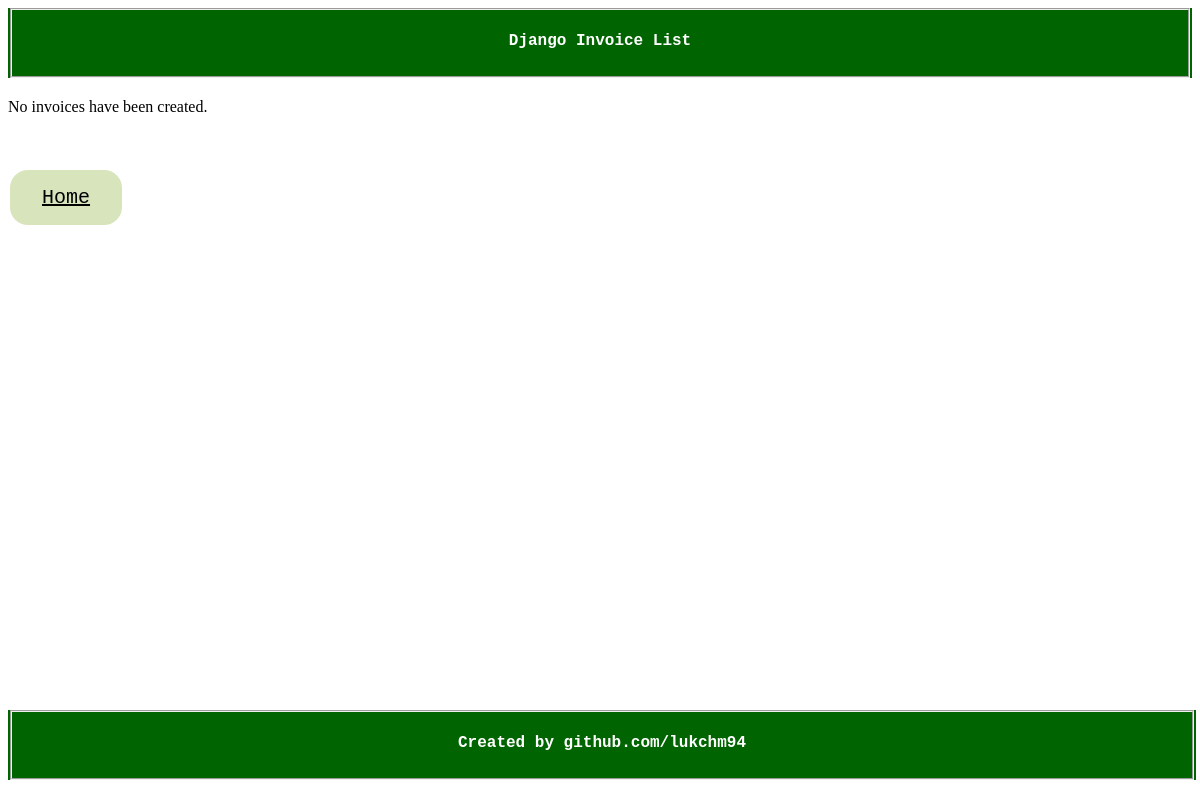
The app's page /polls/invoices/, older data.
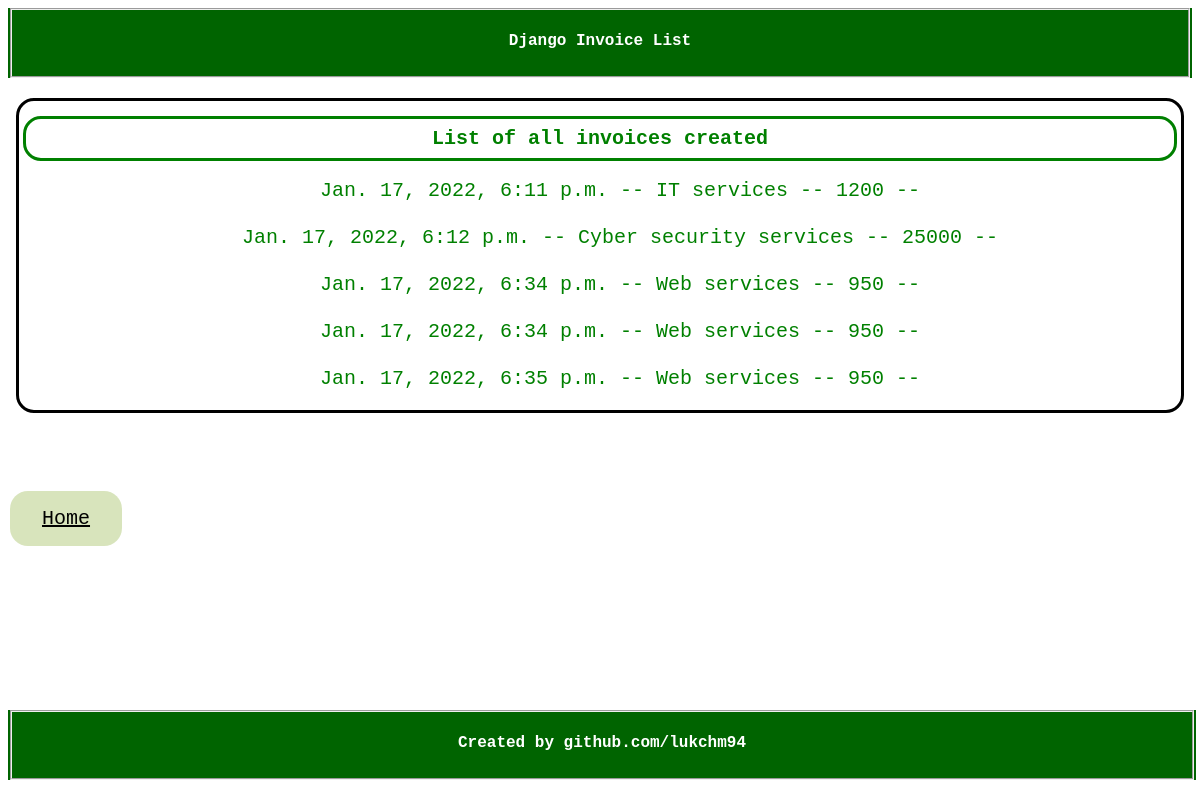
The same page, newer data.
### polls/models.py (models this page shows, shortened)
class Invoice(models.Model):
    inv_date = models.DateTimeField('invoice date')
    inv_amount = models.IntegerField(default=0)
    receipient = models.CharField(max_length=200)
    inv_desc = models.CharField(max_length=200)
    pmt_date = models.DateTimeField('pmt date')
    street_adr = models.CharField(max_length=200)
    adr_2 = models.CharField(max_length=200)
    city = models.CharField(max_length=200)
    zip_code = models.CharField(max_length=5)
    state = models.CharField(max_length=200)
    country = models.CharField(max_length=200)

### polls/views.py (the view)
# urls.py: path('invoices/', views.InvoicesView.as_view(), name='show_inv'),
class InvoicesView(generic.ListView):
    template_name = 'polls/show_inv.html'
    context_object_name = 'invoices'
    def get_queryset(self):
        return Invoice.objects.filter(inv_date__lte=timezone.now())

### polls/templates/polls/show_inv.html (shortened to what this page needs)
<!DOCTYPE html>
<html lang="en">
<head>
    {% load static %}
    <link rel="stylesheet" type="text/css" href="{% static 'polls/style_new.css' %}">
</head>
<body>
    <div id="header">
        <fieldset id="top">
            <p>Django Invoice List</p>
        </fieldset>
	</div>
    {% if invoices %}
    <div id="invoices">
        <h1 id="all_invoices">List of all invoices created</h1>
    <ol>
    {% for inv in invoices %}
        <li id="inv_li">{{ inv.inv_date }} -- {{ inv.inv_desc }} -- {{ inv.inv_amount }} -- {{ inv.pm_date }}</li>
    {% endfor %}
    </ol>
{% else %}
    <p>No invoices have been created.</p>
{% endif %}
    </div><br>
    <br><br><a id="home" href="{% url 'polls:index' %}">Home</a><br><br>
    <div id="footer">
        <fieldset id="foot">
            <p>Created by github.com/lukchm94</p>
        </fieldset>
	</div>
</body>
</html>

### polls/static/polls/style_new.css (style rules this page uses)
#header { margin-bottom: 20px; background-color: #006400; color: white; text-align: center; font-family: Courier; font-weight: bold; text-decoration: none; font-color: white; width: 100%; }
#footer { margin-bottom: 20px; background-color: #006400; color: white; text-align: center; font-family: Courier; font-weight: bold; text-decoration: none; font-color: white; float: bottom; position: absolute; bottom: 0; width: 99%; }
#inv_header, #invoices { font-size: 20px; padding: 2px 4px; margin: 4px 8px; margin-bottom: 40px; font-family: Courier; border-radius: 18px; border: solid; background-color: #006400 color: white; }
#all_invoices { font-family: Courier; border-radius: 18px; border: solid; background-color: #006400 color: white; }
ol { margin: 8px; list-style-position: outside; }
li a, #inv_li { display: block; color: green; font-size: 20px; background-color: white; padding: 10px 20px; text-align: center; font-family: Courier; border-radius: 18px; margin-bottom: 4px; }
body { background: white url("images/background.gif") no-repeat; }
#home { width: 99%; margin: 4px 2px; color: black; font-size: 20px; font-family: Courier; background-color: #d8e4bc; padding: 16px 32px; }
a { margin: 4px 2px; color: green; font-size: 16px; font-family: Courier; background-color: white; padding: 16px 32px; border-radius: 18px; }
h1 { display: block; color: green; font-size: 20px; background-color: white; padding: 8px 20px; text-align: center; font-family: Courier; border-radius: 18px; margin-bottom: 4px; }

Row changes from the older to the newer data that the page shows:
added Invoice: inv_date "Jan. 17, 2022, 6:11 p.m.", inv_desc "IT services", inv_amount "1200"
added Invoice: inv_date "Jan. 17, 2022, 6:12 p.m.", inv_desc "Cyber security services", inv_amount "25000"
added Invoice: inv_date "Jan. 17, 2022, 6:34 p.m.", inv_desc "Web services", inv_amount "950"
added Invoice: inv_date "Jan. 17, 2022, 6:34 p.m.", inv_desc "Web services", inv_amount "950"
added Invoice: inv_date "Jan. 17, 2022, 6:35 p.m.", inv_desc "Web services", inv_amount "950"
Text that changed along with them:
text no longer shown: "No invoices have been created."
text now shown: "List of all invoices created"
